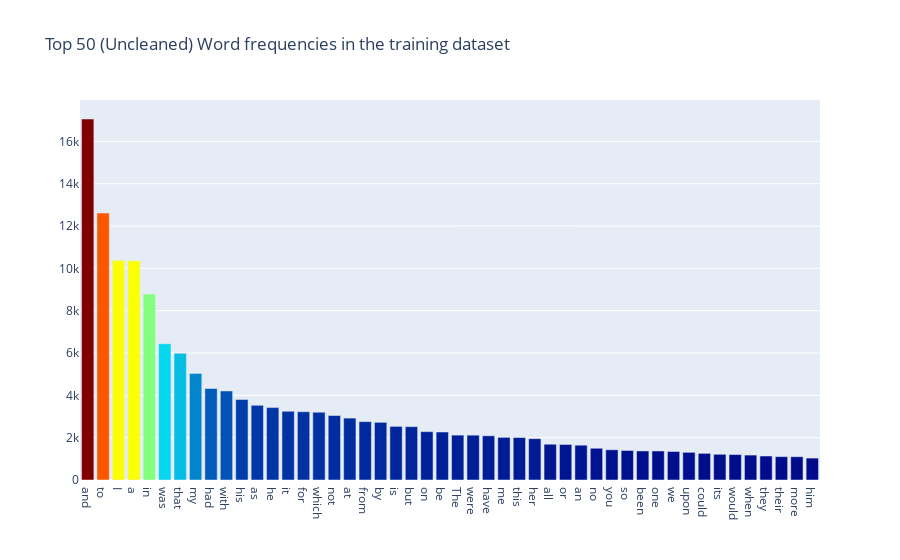

Notebook cell for this chart:
### Markdown cell above
Cheking the uncleaned word frecuency

### Code cell
all_words = train['text'].str.split(expand=True).unstack().value_counts()
data = [go.Bar(
            x = all_words.index.values[2:50],
            y = all_words.values[2:50],
            marker= dict(colorscale='Jet',
                         color = all_words.values[2:100]
                        )
    )]

layout = go.Layout(
    title='Top 50 (Uncleaned) Word frequencies in the training dataset'
)

fig = go.Figure(data=data, layout=layout)

py.iplot(fig, filename='basic-bar')

### Figure 1 — Plotly figure (JSON) as saved in the notebook; plotly's stock layout.template omitted (floating-point values rounded to 4 significant figures)
{"data": [{"marker": {"color": [17059, 12615, 10382, 10359, 8787, 6440, 5988, 5037, 4324, 4207, 3802, 3528, 3422, 3247, 3227, 3203, 3048, 2925, 2758, 2725, 2533, 2521, 2285, 2268, 2121, 2118, 2089, 2015, 2007, 1953, 1691, 1679, 1644, 1500, 1428, 1395, 1373, 1372, 1347, 1308, 1259, 1215, 1202, 1178, 1134, 1104, 1100, 1036, 992, 957, 954, 929, 925, 924, 915, 901, 880, 873, 863, 861, 829, 823, 814, 751, 713, 707, 701, 648, 645, 645, 638, 624, 623, 600, 595, 592, 576, 575, 574, 565, 550, 545, 539, 534, 532, 531, 527, 527, 526, 503, 502, 497, 493, 493, 491, 488, 486, 482], "colorscale": [[0, "rgb(0,0,131)"], [0.2, "rgb(0,60,170)"], [0.4, "rgb(5,255,255)"], [0.6, "rgb(255,255,0)"], [0.8, "rgb(250,0,0)"], [1, "rgb(128,0,0)"]]}, "type": "bar", "x": ["and", "to", "I", "a", "in", "was", "that", "my", "had", "with", "his", "as", "he", "it", "for", "which", "not", "at", "from", "by", "is", "but", "on", "be", "The", "were", "have", "me", "this", "her", "all", "or", "an", "no", "you", "so", "been", "one", "we", "upon", "could", "its", "would", "when", "they", "their", "more", "him"], "y": [17059, 12615, 10382, 10359, 8787, 6440, 5988, 5037, 4324, 4207, 3802, 3528, 3422, 3247, 3227, 3203, 3048, 2925, 2758, 2725, 2533, 2521, 2285, 2268, 2121, 2118, 2089, 2015, 2007, 1953, 1691, 1679, 1644, 1500, 1428, 1395, 1373, 1372, 1347, 1308, 1259, 1215, 1202, 1178, 1134, 1104, 1100, 1036]}], "layout": {"title": {"text": "Top 50 (Uncleaned) Word frequencies in the training dataset"}}}
